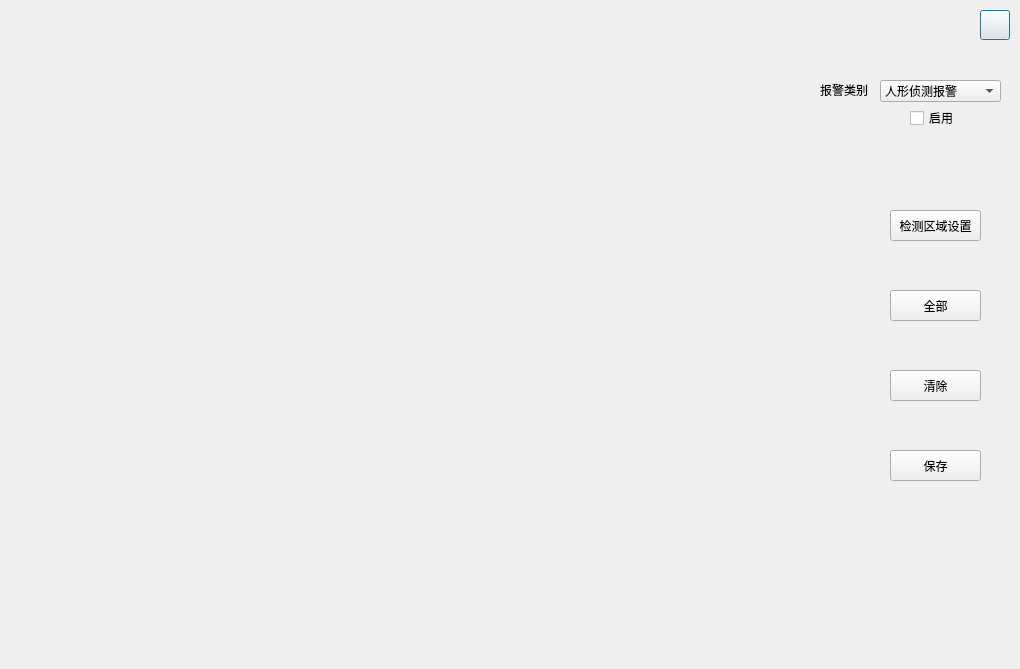
<?xml version="1.0" encoding="UTF-8"?>
<ui version="4.0">
 <class>VideoWarning</class>
 <widget class="QDialog" name="VideoWarning">
  <property name="geometry">
   <rect>
    <x>0</x>
    <y>0</y>
    <width>1020</width>
    <height>669</height>
   </rect>
  </property>
  <property name="windowTitle">
   <string>VideoWarning</string>
  </property>
  <widget class="QPushButton" name="btnClose">
   <property name="geometry">
    <rect>
     <x>980</x>
     <y>10</y>
     <width>30</width>
     <height>30</height>
    </rect>
   </property>
   <property name="minimumSize">
    <size>
     <width>30</width>
     <height>30</height>
    </size>
   </property>
   <property name="maximumSize">
    <size>
     <width>30</width>
     <height>30</height>
    </size>
   </property>
   <property name="text">
    <string/>
   </property>
   <property name="icon">
    <iconset>
     <normaloff>:/res/SoftIcon/Cancel.png</normaloff>:/res/SoftIcon/Cancel.png</iconset>
   </property>
   <property name="iconSize">
    <size>
     <width>30</width>
     <height>30</height>
    </size>
   </property>
  </widget>
  <widget class="QComboBox" name="comboBox">
   <property name="geometry">
    <rect>
     <x>880</x>
     <y>80</y>
     <width>121</width>
     <height>22</height>
    </rect>
   </property>
   <item>
    <property name="text">
     <string>人形侦测报警</string>
    </property>
   </item>
   <item>
    <property name="text">
     <string>人形越界报警</string>
    </property>
   </item>
   <item>
    <property name="text">
     <string>人脸侦测报警</string>
    </property>
   </item>
   <item>
    <property name="text">
     <string>人脸越界报警</string>
    </property>
   </item>
   <item>
    <property name="text">
     <string/>
    </property>
   </item>
  </widget>
  <widget class="QLabel" name="label">
   <property name="geometry">
    <rect>
     <x>820</x>
     <y>80</y>
     <width>51</width>
     <height>20</height>
    </rect>
   </property>
   <property name="text">
    <string>报警类别</string>
   </property>
  </widget>
  <widget class="QWidget" name="layoutWidget">
   <property name="geometry">
    <rect>
     <x>880</x>
     <y>150</y>
     <width>121</width>
     <height>22</height>
    </rect>
   </property>
   <layout class="QHBoxLayout" name="horizontalLayout">
    <item>
     <widget class="QLabel" name="label_2">
      <property name="text">
       <string>通道</string>
      </property>
     </widget>
    </item>
    <item>
     <widget class="QComboBox" name="comboBox_2">
      <property name="sizePolicy">
       <sizepolicy hsizetype="Preferred" vsizetype="Preferred">
        <horstretch>0</horstretch>
        <verstretch>0</verstretch>
       </sizepolicy>
      </property>
     </widget>
    </item>
   </layout>
  </widget>
  <widget class="QPushButton" name="btnAreaSet">
   <property name="geometry">
    <rect>
     <x>890</x>
     <y>210</y>
     <width>91</width>
     <height>31</height>
    </rect>
   </property>
   <property name="sizePolicy">
    <sizepolicy hsizetype="Preferred" vsizetype="Preferred">
     <horstretch>0</horstretch>
     <verstretch>0</verstretch>
    </sizepolicy>
   </property>
   <property name="text">
    <string>检测区域设置</string>
   </property>
  </widget>
  <widget class="QPushButton" name="btnAll">
   <property name="geometry">
    <rect>
     <x>890</x>
     <y>290</y>
     <width>91</width>
     <height>31</height>
    </rect>
   </property>
   <property name="sizePolicy">
    <sizepolicy hsizetype="Preferred" vsizetype="Preferred">
     <horstretch>0</horstretch>
     <verstretch>0</verstretch>
    </sizepolicy>
   </property>
   <property name="text">
    <string>全部</string>
   </property>
  </widget>
  <widget class="QPushButton" name="btnSave">
   <property name="geometry">
    <rect>
     <x>890</x>
     <y>450</y>
     <width>91</width>
     <height>31</height>
    </rect>
   </property>
   <property name="text">
    <string>保存</string>
   </property>
  </widget>
  <widget class="QPushButton" name="btnClear">
   <property name="geometry">
    <rect>
     <x>890</x>
     <y>370</y>
     <width>91</width>
     <height>31</height>
    </rect>
   </property>
   <property name="sizePolicy">
    <sizepolicy hsizetype="Preferred" vsizetype="Preferred">
     <horstretch>0</horstretch>
     <verstretch>0</verstretch>
    </sizepolicy>
   </property>
   <property name="text">
    <string>清除</string>
   </property>
  </widget>
  <widget class="QCheckBox" name="checkBox">
   <property name="geometry">
    <rect>
     <x>910</x>
     <y>110</y>
     <width>71</width>
     <height>16</height>
    </rect>
   </property>
   <property name="sizePolicy">
    <sizepolicy hsizetype="Minimum" vsizetype="Preferred">
     <horstretch>0</horstretch>
     <verstretch>0</verstretch>
    </sizepolicy>
   </property>
   <property name="text">
    <string>启用</string>
   </property>
  </widget>
 </widget>
 <layoutdefault spacing="6" margin="11"/>
 <resources/>
 <connections/>
</ui>
